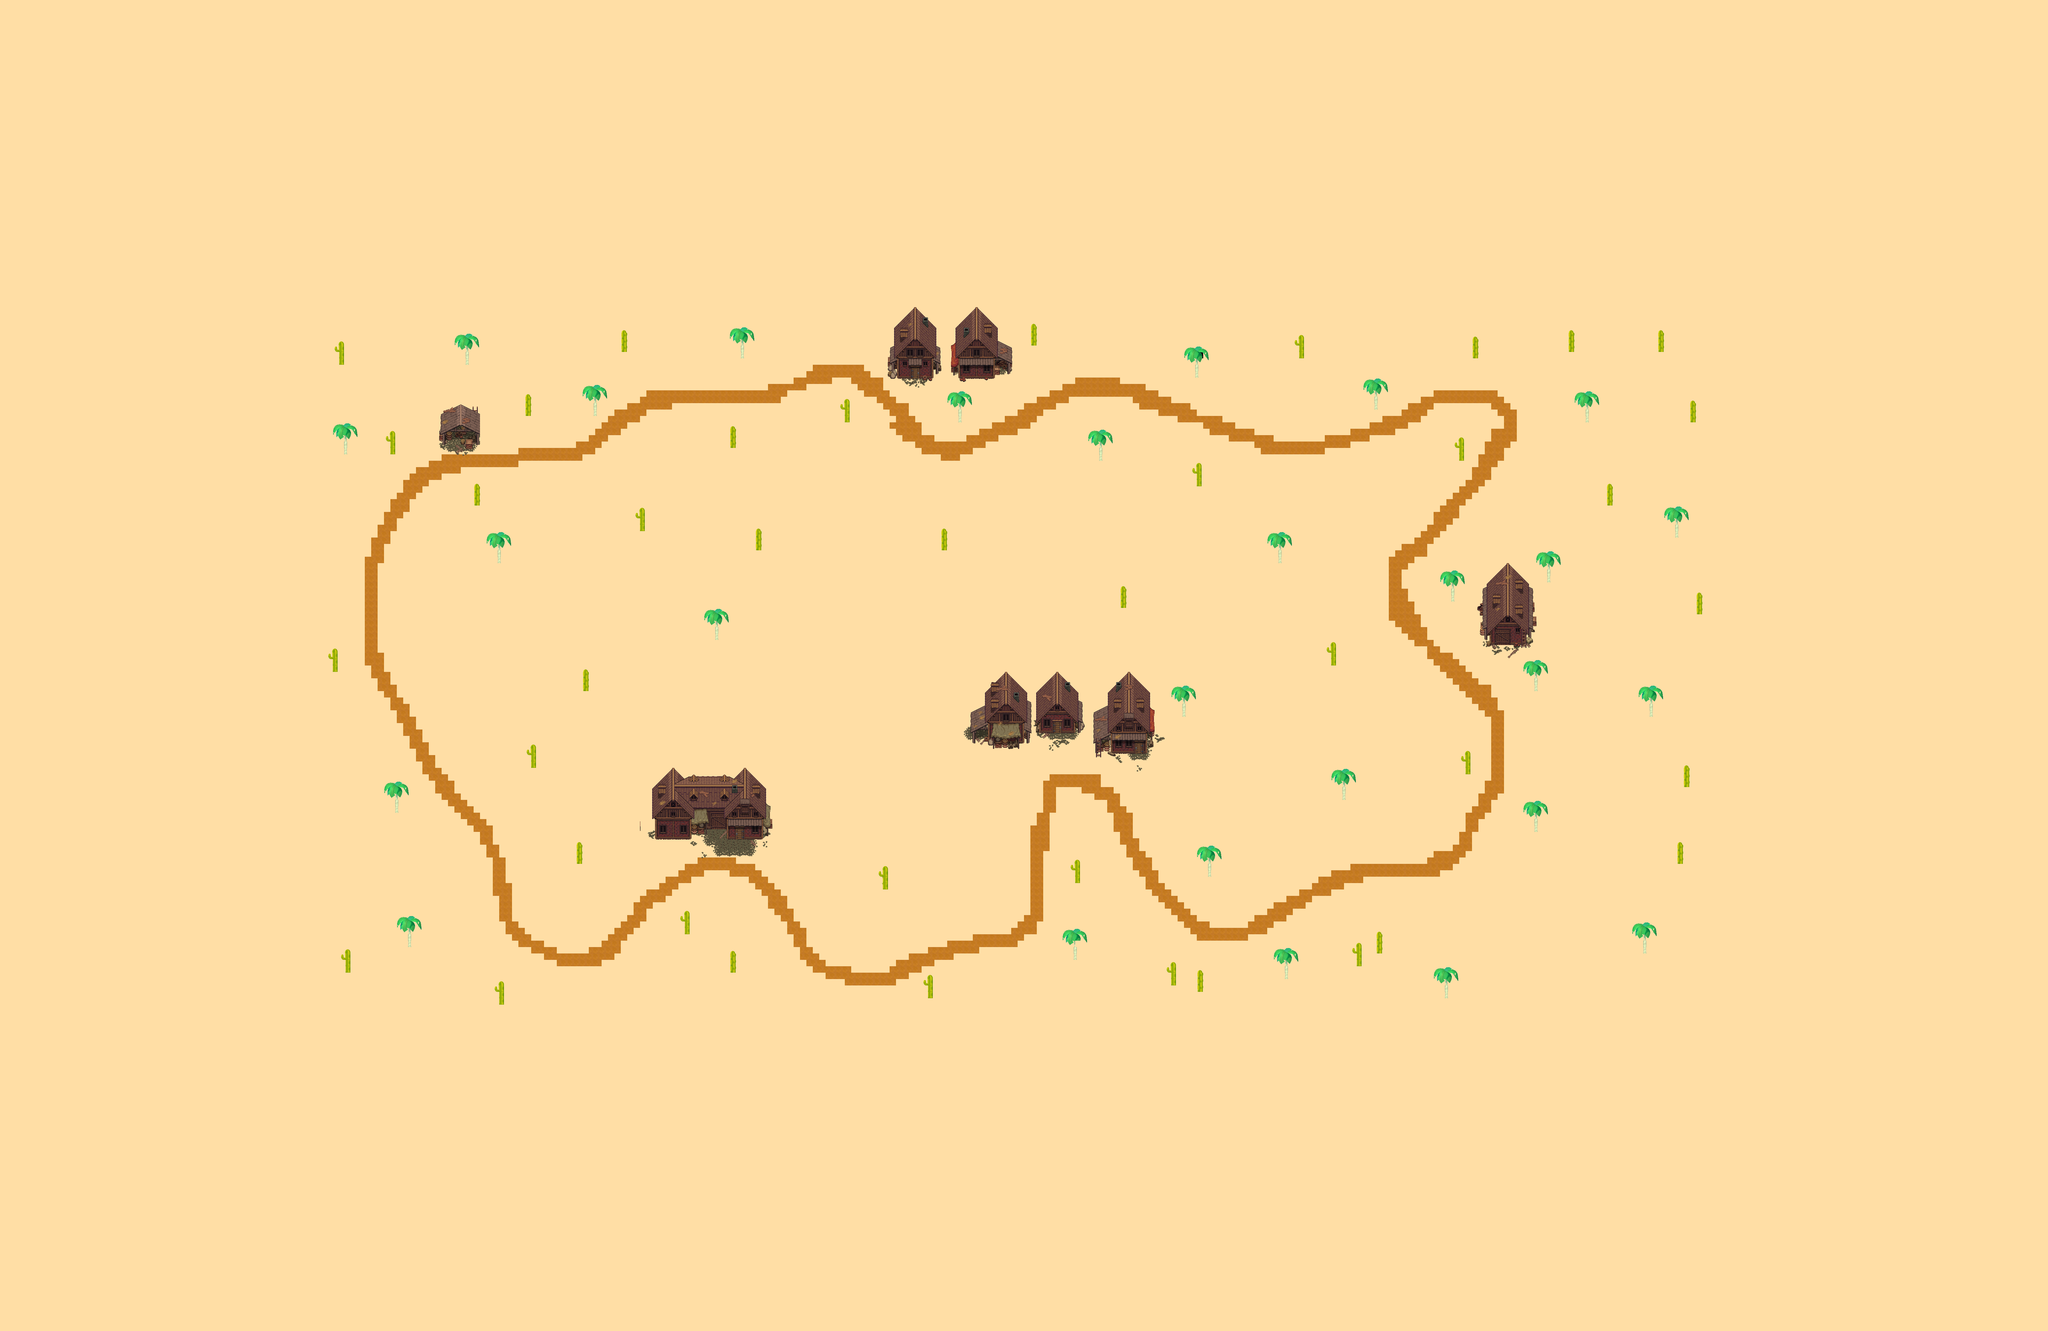

A 2D game scene composited from a Tiled map and its tileset images. What follows is a short description and the map's XML, with each tile layer's data collapsed to a summary:
An orthogonal 320x208 tile map with 20x20 px tiles, 5 tile layers (Camada Colisao, Palmeiras, Terreno, Cactos, ...), 4 tilesets and 12 objects.

<map version="1.10" tiledversion="1.10.2" orientation="orthogonal" renderorder="right-down" width="320" height="208" tilewidth="20" tileheight="20" infinite="0" nextlayerid="12" nextobjectid="22">
 <tileset firstgid="1" source="Desert1.tsx" />
 <tileset firstgid="2206" source="ready_to_use_houses.tsx" />
 <tileset firstgid="3662" source="3DS - New Super Mario Bros 2 - Desert.tsx" />
 <tileset firstgid="5867" name="3DS - New Super Mario Bros 2 - Desert" tilewidth="20" tileheight="20" tilecount="2205" columns="21">
  <image source="3DS - New Super Mario Bros 2 - Desert.png" width="420" height="2100" />
 </tileset>
 <layer id="11" name="Camada Colisao" width="320" height="208">
  <data>[66560 cells, 7478 non-empty, 2 distinct tile ids]</data>
 </layer>
 <layer id="2" name="Palmeiras" width="320" height="208">
  <data>[66560 cells, 7861 non-empty, 22 distinct tile ids]</data>
 </layer>
 <layer id="4" name="Terreno" width="320" height="208">
  <data>[66560 cells, 66511 non-empty, 25 distinct tile ids]</data>
 </layer>
 <layer id="7" name="Cactos" width="320" height="208">
  <data>[66560 cells, 221 non-empty, 9 distinct tile ids]</data>
 </layer>
 <objectgroup id="6" name="Colisões do Mapa" visible="0">
  <object id="1" x="812" y="804" width="180" height="2540" />
  <object id="2" x="1000" y="808" width="4584" height="152" />
  <object id="3" x="5400" y="966.061" width="206.061" height="2393.94" />
  <object id="4" x="990.91" y="3160" width="4400" height="187.879" />
 </objectgroup>
 <layer id="10" name="Construções" width="320" height="208">
  <data>[66560 cells, 1335 non-empty, 1320 distinct tile ids]</data>
 </layer>
 <objectgroup id="9" name="Construções" visible="0">
  <object id="6" x="1368" y="1262.67" width="132" height="148" />
  <object id="8" x="2036" y="2398.67" width="376" height="222.667" />
  <object id="9" x="3022.67" y="2100" width="200" height="244" />
  <object id="10" x="3238.67" y="2098.67" width="154.667" height="202.667" />
  <object id="11" x="3420" y="2096" width="189.333" height="264" />
  <object id="15" x="4617.33" y="1764" width="186.667" height="268" />
  <object id="17" x="2770.67" y="962.667" width="169.333" height="220" />
  <object id="18" x="2972" y="965.333" width="192" height="220" />
 </objectgroup>
</map>
